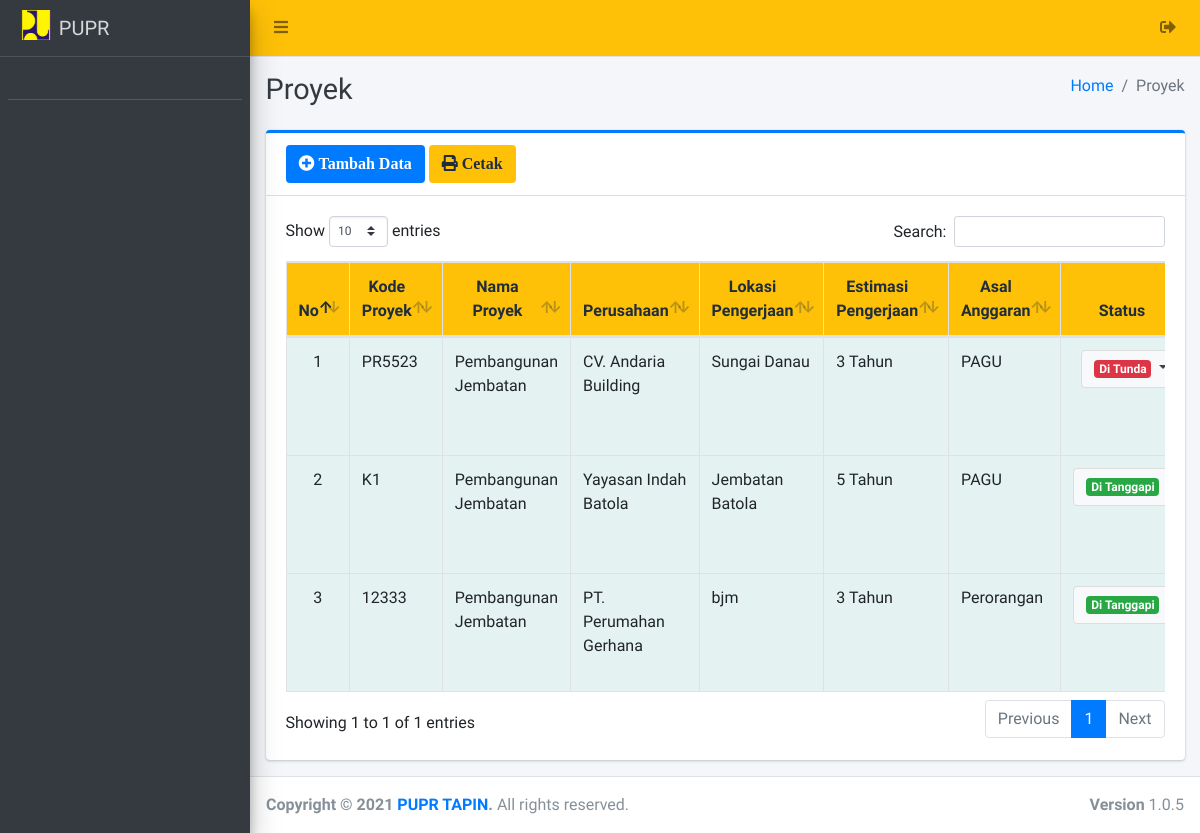
Screenshot of /admin/proyek/index.php with the database file from the repository.
### tables this page shows
CREATE TABLE `proyek` (
  `id_proyek` int(11) NOT NULL,
  `kode_proyek` varchar(77) NOT NULL,
  `nama_proyek` varchar(150) NOT NULL,
  `id_perusahaan` int(11) NOT NULL,
  `alamat_proyek` text NOT NULL,
  `estimasi` varchar(200) NOT NULL,
  `status_proyek` varchar(100) NOT NULL,
  `status_jalan` varchar(40) DEFAULT NULL,
  `ket_tunda` varchar(255) DEFAULT NULL,
  `tgl_mulai` date DEFAULT NULL,
  `tgl_selesai` date DEFAULT NULL,
  `id_am` int(11) DEFAULT NULL,
  `biaya_akhir` varchar(250) DEFAULT NULL,
  `progres` varchar(25) DEFAULT NULL,
  `tgl_progres` varchar(25) DEFAULT NULL
);

CREATE TABLE `perusahaan` (
  `id_perusahaan` int(11) NOT NULL,
  `nama_perusahaan` varchar(255) NOT NULL,
  `bidang_perusahaan` varchar(200) NOT NULL,
  `alamat_perusahaan` varchar(220) NOT NULL,
  `tahun_berdiri` date NOT NULL,
  `nama_pimpinan` varchar(120) NOT NULL,
  `no_telp` varchar(70) NOT NULL,
  `email` varchar(100) NOT NULL,
  `file` text NOT NULL
);

CREATE TABLE `anggaran_masuk` (
  `id_am` int(11) NOT NULL,
  `asal_anggaran` varchar(150) NOT NULL,
  `nominal_masuk` varchar(150) NOT NULL,
  `tanggal_masuk` varchar(25) NOT NULL
);

### admin/proyek/index.php (the view, shortened to what this page needs)
<?php
require '../../config/koneksi.php';
?>
<!DOCTYPE html>
<html>
<?php
include '../../templates/head.php';
?>
<body class="hold-transition sidebar-mini layout-fixed">
    <div class="wrapper">
        <?php
        include '../../templates/navbar.php';
        ?>
        <?php
        include '../../templates/sidebar.php';
        ?>
        <div class="content-wrapper">
            <div class="content-header">
                <div class="container-fluid">
                    <div class="row mb-2">
                        <div class="col-sm-6">
                            <h1 class="m-0 text-dark">Proyek</h1>
                        </div>
                        <div class="col-sm-6">
                            <ol class="breadcrumb float-sm-right">
                                <li class="breadcrumb-item"><a href="#">Home</a></li>
                                <li class="breadcrumb-item active">Proyek</li>
                            </ol>
                        </div>
                    </div>
                </div>
            </div>
            <section class="content">
                <div class="container-fluid">
                    <div class="row">
                        <div class="col-12">
                            <div class="card card-primary card-outline">
                                <div class="card-header">
                                    <a href="tambah" class="btn bg-blue"><i class="fa fa-plus-circle"> Tambah Data</i></a>
                                    <a href="print" target="blank" class="btn bg-yellow"><i class="fa fa-print"> Cetak</i></a>
                                </div>
                                <div class="card-body">
                                    <div class="table-responsive">
                                        <table id="example1" class="table table-bordered table-striped">
                                            <thead class="bg-yellow">
                                                <tr align="center">
                                                    <th>No</th>
                                                    <th>Kode Proyek</th>
                                                    <th>Nama Proyek</th>
                                                    <th>Perusahaan</th>
                                                    <th>Lokasi Pengerjaan</th>
                                                    <th>Estimasi Pengerjaan</th>
                                                    <th>Asal Anggaran</th>
                                                    <th>Status</th>
                                                </tr>
                                            </thead>
                                            <?php
                                            $no = 1;
                                            $data = $koneksi->query("SELECT * FROM proyek as p
                                            LEFT JOIN perusahaan as pr ON p.id_perusahaan = pr.id_perusahaan
                                            LEFT JOIN anggaran_masuk as am ON p.id_am = am.id_am
                                            ORDER BY p.id_perusahaan DESC");
                                            while ($row = $data->fetch_array()) {
                                            ?>
                                                <tbody style="background-color: azure">
                                                    <tr>
                                                        <td align="center"><?= $no++ ?></td>
                                                        <td><?= $row['kode_proyek'] ?></td>
                                                        <td><?= $row['nama_proyek'] ?></td>
                                                        <td><?= $row['nama_perusahaan'] ?></td>
                                                        <td><?= $row['alamat_proyek'] ?></td>
                                                        <td><?= $row['estimasi'] ?></td>
                                                        <td><?= $row['asal_anggaran'] ?></td>
                                                        <td align="center">
                                                            <button type="button" class="btn btn-default dropdown-toggle" data-toggle="dropdown">
                                                                <?php if ($row['status_proyek'] == "Menunggu") { ?>
                                                                    <span class="badge badge-warning"><?= $row['status_proyek'] ?></span>
                                                                <?php } elseif ($row['status_proyek'] == "Di Tunda") { ?>
                                                                    <span class="badge badge-danger"><?= $row['status_proyek'] ?></span>
                                                                <?php } else { ?>
                                                                    <span class="badge badge-success"><?= $row['status_proyek'] ?></span>
                                                                <?php } ?>
                                                            </button>
                                                        </td>
                                                    </tr>
                                                </tbody>
                                            <?php } ?>
                                        </table>
                                    </div>
                                </div>
                            </div>
                        </div>
                    </div>
                </div>
            </section>
        </div>
        <?php include_once "../../templates/footer.php"; ?>
    </div>
</body>
</html>

### rows the page displays
proyek: kode_proyek "PR5523", nama_proyek "Pembangunan Jembatan", id_perusahaan.nama_perusahaan "CV. Andaria Building", alamat_proyek "Sungai Danau", estimasi "3 Tahun", id_am.asal_anggaran "PAGU", status_proyek "Di Tunda"
proyek: kode_proyek "K1", nama_proyek "Pembangunan Jembatan", id_perusahaan.nama_perusahaan "Yayasan Indah Batola", alamat_proyek "Jembatan Batola", estimasi "5 Tahun", id_am.asal_anggaran "PAGU", status_proyek "Di Tanggapi"
proyek: kode_proyek "12333", nama_proyek "Pembangunan Jembatan", id_perusahaan.nama_perusahaan "PT. Perumahan Gerhana", alamat_proyek "bjm", estimasi "3 Tahun", id_am.asal_anggaran "Perorangan", status_proyek "Di Tanggapi"
